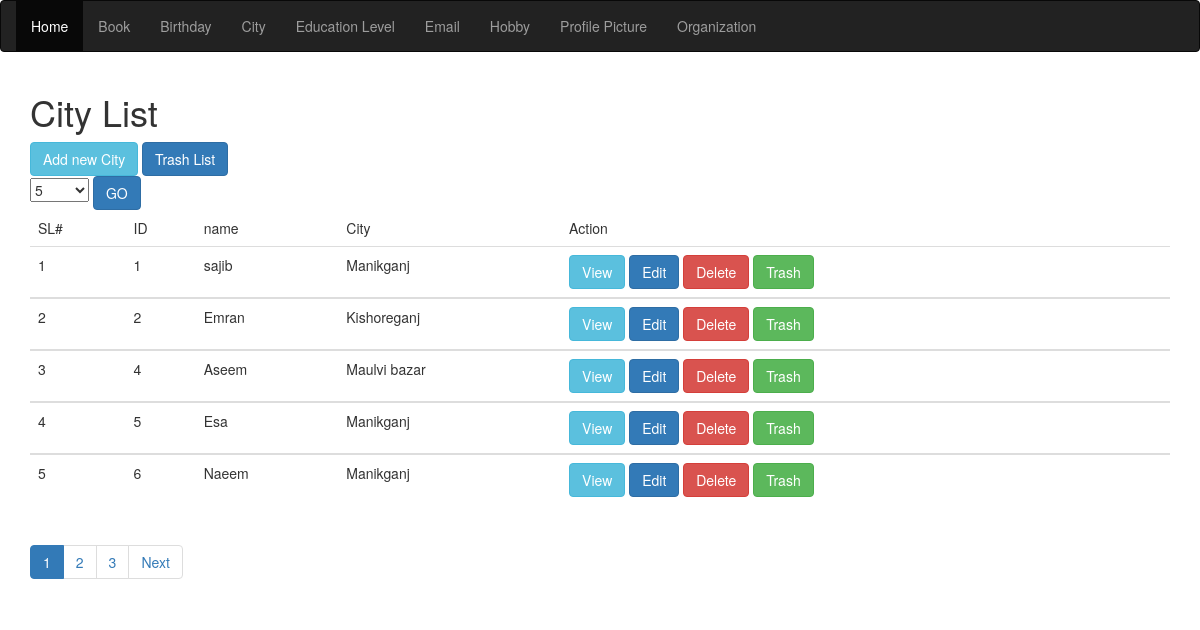
The app's page /views/SEIP129150/City/index.php?pageNumber=1 with its own data.
### tables this page shows
CREATE TABLE `city` (
  `id` int(11) NOT NULL,
  `name` varchar(30) NOT NULL,
  `city` varchar(15) NOT NULL,
  `trash` time DEFAULT NULL
);

### src/BITM/SEIP129150/City/City.php (called while the page is built, shortened)
<?php
class City{
    public $conn;
    public  function __construct()
    {
        $this->conn=mysqli_connect("localhost","root","","atomicprojectb21");
    }
    public  function  count()
    {
        $query="SELECT COUNT(*) AS totalItem FROM `city` WHERE `trash` IS NULL";
        $result=mysqli_query($this->conn,$query);
        $row= mysqli_fetch_assoc($result);
        return $row['totalItem'];
    }
    public function paginator($pageStartFrom=0,$Limit=5){
        $query="SELECT * FROM `city` WHERE `trash` IS NULL LIMIT ".$pageStartFrom.",".$Limit;
        $_allBook= array();
        $result= mysqli_query($this->conn,$query);
        while($row= mysqli_fetch_assoc($result)){
            $_allBook[]=$row;
        }
        return $_allBook;
    }
}

### views/SEIP129150/City/index.php (the view, shortened to what this page needs)
<?php
$city=new city();
$totalIteam=$city->count();
$iteamPerPage=$_SESSION['iteamPerPage'];
$noOfPage=ceil($totalIteam/$iteamPerPage);
$pagination="";
if(array_key_exists('pageNumber',$_GET))
{
    $pageNo=$_GET['pageNumber'];
}
else $pageNo=1;
for($i=1;$i<=$noOfPage;$i++)
{
    $active=($pageNo==$i)? "active":"";
    $pagination.="<li class='$active'><a href='index.php?pageNumber=$i'>$i</a></li>";
}
$pageStartFrom=$iteamPerPage*($pageNo-1);
$alcity=$city->paginator($pageStartFrom,$iteamPerPage);
?>
<!DOCTYPE html>
<html>
<head>
    <link rel="stylesheet" href="http://maxcdn.bootstrapcdn.com/bootstrap/3.3.6/css/bootstrap.min.css">
    <link rel="stylesheet" type="text/css" href="../../../resources/bootstrap/css/bootstrap.css">
</head >
<body>
<nav class="navbar navbar-inverse">
    <div class="container-fluid">
        <ul class="nav navbar-nav">
            <li class="active"><a href="../../../index.php">Home</a></li>
            <li><a href="../Book/index.php">Book</a></li>
            <li><a href="../Birthday/index.php">Birthday</a></li>
            <li><a href="../City/index.php">City</a></li>
            <li><a href="../Education_level/index.php">Education Level</a></li>
            <li><a href="../Email/index.php">Email</a></li>
            <li><a href="../Hobby/index.php">Hobby</a></li>
            <li><a href="../Profile_picture/index.php">Profile Picture</a></li>
            <li><a href="../Summary_of_organizations/index.php">Organization</a></li>
        </ul>
    </div>
</nav>
<div class="container">
    <h1>City List</h1>
    <a href="create.php" class="btn btn-info" role="button">Add new City</a>
    <a href="trashVeiw.php" class="btn btn-primary" role="button">Trash List</a>
    <form action="index.php">
        <select name="iteamPerPage">
            <option <?php if($_SESSION['iteamPerPage']==5) echo "selected"?>>5</option>
        </select>
        <input type="submit" value="GO" class="btn btn-primary">
    </form>
    <div class="table-responsive">
        <table class="table">
            <thead>
            <tr>
                <td>
                    SL#
                </td>
                <td>
                    ID
                </td>
                <td>
                    name
                </td>
                <td>
                    City
                </td>
                <td>
                    Action
                </td>
            </tr>
            </thead>
            <tbody>
            <?php
            $sl=1;
            foreach ($alcity as $city) {
            ?>
            <tr>
                <td><?php echo  $sl+$pageStartFrom?></td>
                <td> <?php echo $city['id']?></td>
                <td> <?php echo $city['name']?></td>
                <td> <?php echo $city['city']?></td>
                <td>
                    <a href="veiw.php?id=<?php echo $city['id']?>" class="btn btn-info" role="button">View</a>
                    <a href="edit.php?id=<?php echo $city['id']?>" class="btn btn-primary" role="button">Edit</a>
                    <a  href="delete.php?id=<?php echo $city['id']?>" class="btn btn-danger" role="button">Delete</a>
                    <a href="trash.php?id=<?php echo $city['id']?>" class="btn btn-success" role="button">Trash</a>
                </td>
            </tr>
            </tbody>
            <?php $sl++; } ?>
        </table>
        <ul class="pagination">
            <?php echo $pagination;
            if(isset($_GET['pageNumber'])&&$_GET['pageNumber']<$noOfPage) {
                $next_item=$_GET['pageNumber']+1;
                echo "<li><a href='index.php?pageNumber=$next_item'>Next</a></li>";
            }
            ?>
        </ul>
    </div>
</div>
</body>
</html>

### records on screen
city: pageStartFrom "1", id "1", name "sajib", city "Manikganj"
city: pageStartFrom "2", id "2", name "Emran", city "Kishoreganj"
city: pageStartFrom "3", id "4", name "Aseem", city "Maulvi bazar"
city: pageStartFrom "4", id "5", name "Esa", city "Manikganj"
city: pageStartFrom "5", id "6", name "Naeem", city "Manikganj"
